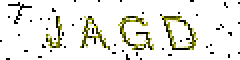
#> input picture testset/JAGD.png, 120 x 30 px (shown 2 times larger); its folder holds 2 pictures in this run
$ python clean_data.py
#> lines starting #> are read from the running program, lines starting #| are printed output that depends on the picture; after the words box and inside, x2 and y2 are one past the last pixel; in counts of white or black regions, pixels touching at a corner belong together
### preimage.py
from PIL import Image,ImageDraw, ImageFont, ImageFilter
import numpy as np
import random


class ImageProcessing():
    def __init__(self,Img,tmpt2val={}):
        self.image = Img
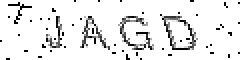
#> self.image: PIL image 120x30 L (shown 2 times larger); min 0, max 255, mean 233.1
        self.t2val = tmpt2val
#> self.t2val = 0 items
        self.clearimg=""
        self.nparray=[]
        self.PictureList = []
    def twoValue(self,G):
#> called with G = 254
        for y in xrange(0,self.image.size[1]):
            for x in xrange(0,self.image.size[0]):
                g = self.image.getpixel((x,y))
                if g > G:
                    self.t2val[(x,y)] = 1
                else:
                    self.t2val[(x,y)] = 0
#> after the loop, self.t2val = 3600 items
    def clearNoise(self,N=4,Z=1):
#> called with N = 3, Z = 1
        for i in xrange(0,Z):
            self.t2val[(0,0)] = 1
            self.t2val[(self.image.size[0] - 1,self.image.size[1] - 1)] = 1
            for x in xrange(1,self.image.size[0] - 1):
                for y in xrange(1,self.image.size[1] - 1):
                    nearDots = 0
                    L = self.t2val[(x,y)]
                    if L == self.t2val[(x - 1,y - 1)]:
                        nearDots += 1
                    if L == self.t2val[(x - 1,y)]:
                        nearDots += 1
                    if L == self.t2val[(x- 1,y + 1)]:
                        nearDots += 1
                    if L == self.t2val[(x,y - 1)]:
                        nearDots += 1
                    if L == self.t2val[(x,y + 1)]:
                        nearDots += 1
                    if L == self.t2val[(x + 1,y - 1)]:
                        nearDots += 1
                    if L == self.t2val[(x + 1,y)]:
                        nearDots += 1
                    if L == self.t2val[(x + 1,y + 1)]:
                        nearDots += 1
                    if nearDots < N:
                        self.t2val[(x,y)] = 1
    # [9 lines left out: function saveImage, not called in this run]
    def print_t2val(self):
        for y in self.nparray:
            print y
    def t2array(self):
        for y in xrange(0,self.image.size[1]):
            temp=[]
            for x in xrange(0,self.image.size[0]):
                temp.append(self.t2val[(x,y)])
            self.nparray.append(temp)
    def CharacterSegmentation(self,C=1,D=5):
#> called with C = 1, D = 4
        pixcount = self.image.size[0]*[0];
#> pixcount = 120 values from 0 to 0
        for x in xrange(0,self.image.size[0]):
            for y in xrange(0,self.image.size[1]):
                if self.t2val[(x,y)] == 0:
                    pixcount[x] += 1
        if self.nparray==[]:self.t2array()
#> after the loop in t2array, `for y in xrange(0,self.image.size[1]):`: self.nparray = 30 items
        step=maxs=0
        begin = []
        end   = []
        pixcount.append(0)
        for index,value in enumerate(pixcount):
            if value >=C:
                if step==0:
                    begin.append(index)
                step+=1
            if step>=D and value==0:
                if step>maxs: maxs=step
                step=0
                end.append(index)
            if 0<step<D and value==0:
                if len(begin)>0:begin.pop()
                step=0
#> after the loop, begin = [23, 41, 60, 81]; end = [31, 54, 77, 98]; maxs = 17; step = 0
        a=np.array(self.nparray)
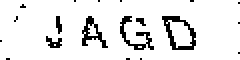
#> a: shape (30, 120) int64 (shown 2 times larger); values 0 (black) and 1 (white), 90.6% white; black in thin lines or dots
        for ii in xrange(len(begin)):
            self.PictureList.append(a[:,begin[ii]:end[ii]])
#> after the loop, self.PictureList = 4 items
        return self.PictureList

### clean_data.py
from preimage import ImageProcessing
from PIL import Image,ImageDraw, ImageFont, ImageFilter
import numpy as np
import random

import glob
picture=glob.glob('/mnt/hgfs/data/yixin/testset/*')

traindata=[]
labe=[]
for pic in picture:
    pp = ImageProcessing(Image.open(pic).convert("L"))
    pp.twoValue(254)
    pp.clearNoise(N=3)
    feature=pp.CharacterSegmentation(C=1,D=4)
#> feature = 4 items
    if len(feature)==4:
        labe.extend([s.lower() for s in pic[29:33]])
        traindata.extend(feature)
#> pass 2 of the loop `for pic in picture:`:
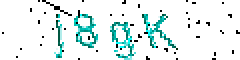
#> input picture testset/j8gK.png, 120 x 30 px (shown 2 times larger)
#> in __init__ (call 2), `self.image = Img`:
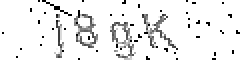
#> self.image: PIL image 120x30 L (shown 2 times larger); min 0, max 255, mean 236.3
#> in CharacterSegmentation (call 2), `a=np.array(self.nparray)`:
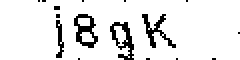
#> a: shape (30, 120) int64 (shown 2 times larger); values 0 (black) and 1 (white), 90.5% white; black in thin lines or dots, all inside (x1, y1, x2, y2) = (19, 0, 120, 30)


ii=random.randint(0,100)
#> (the run stopped early here; a loop or call above may not have finished)
